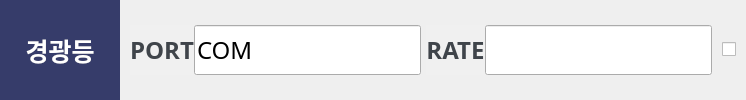
          <widget class="QFrame" name="light_frame">
           <property name="frameShape">
            <enum>QFrame::NoFrame</enum>
           </property>
           <property name="frameShadow">
            <enum>QFrame::Raised</enum>
           </property>
           <layout class="QHBoxLayout" name="horizontalLayout_23">
            <property name="spacing">
             <number>0</number>
            </property>
            <property name="leftMargin">
             <number>0</number>
            </property>
            <property name="topMargin">
             <number>0</number>
            </property>
            <property name="rightMargin">
             <number>0</number>
            </property>
            <property name="bottomMargin">
             <number>0</number>
            </property>
            <item>
             <widget class="QLabel" name="light_title_label">
              <property name="minimumSize">
               <size>
                <width>120</width>
                <height>0</height>
               </size>
              </property>
              <property name="maximumSize">
               <size>
                <width>120</width>
                <height>16777215</height>
               </size>
              </property>
              <property name="font">
               <font>
                <family>맑은 고딕</family>
                <pointsize>19</pointsize>
                <weight>75</weight>
                <italic>false</italic>
                <bold>true</bold>
               </font>
              </property>
              <property name="styleSheet">
               <string notr="true">background: #363C6A;
color: white;</string>
              </property>
              <property name="text">
               <string>경광등</string>
              </property>
              <property name="alignment">
               <set>Qt::AlignCenter</set>
              </property>
             </widget>
            </item>
            <item>
             <widget class="QFrame" name="light_set_frame">
              <property name="frameShape">
               <enum>QFrame::NoFrame</enum>
              </property>
              <property name="frameShadow">
               <enum>QFrame::Raised</enum>
              </property>
              <layout class="QHBoxLayout" name="horizontalLayout_24">
               <property name="spacing">
                <number>5</number>
               </property>
               <property name="leftMargin">
                <number>10</number>
               </property>
               <property name="topMargin">
                <number>10</number>
               </property>
               <property name="rightMargin">
                <number>10</number>
               </property>
               <property name="bottomMargin">
                <number>10</number>
               </property>
               <item>
                <widget class="QFrame" name="light_port_frame">
                 <property name="minimumSize">
                  <size>
                   <width>0</width>
                   <height>50</height>
                  </size>
                 </property>
                 <property name="maximumSize">
                  <size>
                   <width>16777215</width>
                   <height>50</height>
                  </size>
                 </property>
                 <property name="frameShape">
                  <enum>QFrame::NoFrame</enum>
                 </property>
                 <property name="frameShadow">
                  <enum>QFrame::Raised</enum>
                 </property>
                 <layout class="QHBoxLayout" name="horizontalLayout_25">
                  <property name="spacing">
                   <number>0</number>
                  </property>
                  <property name="leftMargin">
                   <number>0</number>
                  </property>
                  <property name="topMargin">
                   <number>0</number>
                  </property>
                  <property name="rightMargin">
                   <number>0</number>
                  </property>
                  <property name="bottomMargin">
                   <number>0</number>
                  </property>
                  <item>
                   <widget class="QLabel" name="light_port_label">
                    <property name="minimumSize">
                     <size>
                      <width>0</width>
                      <height>0</height>
                     </size>
                    </property>
                    <property name="maximumSize">
                     <size>
                      <width>121</width>
                      <height>16777215</height>
                     </size>
                    </property>
                    <property name="font">
                     <font>
                      <family>맑은 고딕</family>
                      <pointsize>18</pointsize>
                      <weight>75</weight>
                      <italic>false</italic>
                      <bold>true</bold>
                     </font>
                    </property>
                    <property name="styleSheet">
                     <string notr="true">
color: #3F444A;
background: #F0F0F0;</string>
                    </property>
                    <property name="text">
                     <string>PORT</string>
                    </property>
                    <property name="alignment">
                     <set>Qt::AlignCenter</set>
                    </property>
                   </widget>
                  </item>
                  <item>
                   <widget class="QLineEdit" name="light_port_input">
                    <property name="sizePolicy">
                     <sizepolicy hsizetype="Preferred" vsizetype="Preferred">
                      <horstretch>0</horstretch>
                      <verstretch>0</verstretch>
                     </sizepolicy>
                    </property>
                    <property name="minimumSize">
                     <size>
                      <width>0</width>
                      <height>0</height>
                     </size>
                    </property>
                    <property name="maximumSize">
                     <size>
                      <width>16777215</width>
                      <height>16777215</height>
                     </size>
                    </property>
                    <property name="font">
                     <font>
                      <family>맑은 고딕</family>
                      <pointsize>18</pointsize>
                     </font>
                    </property>
                    <property name="text">
                     <string>COM</string>
                    </property>
                   </widget>
                  </item>
                 </layout>
                </widget>
               </item>
               <item>
                <widget class="QFrame" name="light_rate_frame">
                 <property name="minimumSize">
                  <size>
                   <width>0</width>
                   <height>50</height>
                  </size>
                 </property>
                 <property name="maximumSize">
                  <size>
                   <width>16777215</width>
                   <height>50</height>
                  </size>
                 </property>
                 <property name="frameShape">
                  <enum>QFrame::NoFrame</enum>
                 </property>
                 <property name="frameShadow">
                  <enum>QFrame::Raised</enum>
                 </property>
                 <layout class="QHBoxLayout" name="horizontalLayout_26">
                  <property name="spacing">
                   <number>0</number>
                  </property>
                  <property name="leftMargin">
                   <number>0</number>
                  </property>
                  <property name="topMargin">
                   <number>0</number>
                  </property>
                  <property name="rightMargin">
                   <number>5</number>
                  </property>
                  <property name="bottomMargin">
                   <number>0</number>
                  </property>
                  <item>
                   <widget class="QLabel" name="light_rate_label">
                    <property name="minimumSize">
                     <size>
                      <width>0</width>
                      <height>0</height>
                     </size>
                    </property>
                    <property name="maximumSize">
                     <size>
                      <width>121</width>
                      <height>16777215</height>
                     </size>
                    </property>
                    <property name="font">
                     <font>
                      <family>맑은 고딕</family>
                      <pointsize>18</pointsize>
                      <weight>75</weight>
                      <italic>false</italic>
                      <bold>true</bold>
                     </font>
                    </property>
                    <property name="styleSheet">
                     <string notr="true">
color: #3F444A;
background: #F0F0F0;</string>
                    </property>
                    <property name="text">
                     <string>RATE</string>
                    </property>
                    <property name="alignment">
                     <set>Qt::AlignCenter</set>
                    </property>
                   </widget>
                  </item>
                  <item>
                   <widget class="QLineEdit" name="light_rate_input">
                    <property name="sizePolicy">
                     <sizepolicy hsizetype="Preferred" vsizetype="Preferred">
                      <horstretch>0</horstretch>
                      <verstretch>0</verstretch>
                     </sizepolicy>
                    </property>
                    <property name="minimumSize">
                     <size>
                      <width>0</width>
                      <height>0</height>
                     </size>
                    </property>
                    <property name="maximumSize">
                     <size>
                      <width>16777215</width>
                      <height>16777215</height>
                     </size>
                    </property>
                    <property name="font">
                     <font>
                      <family>맑은 고딕</family>
                      <pointsize>18</pointsize>
                     </font>
                    </property>
                    <property name="text">
                     <string/>
                    </property>
                   </widget>
                  </item>
                 </layout>
                </widget>
               </item>
               <item>
                <widget class="QCheckBox" name="light_check">
                 <property name="maximumSize">
                  <size>
                   <width>38</width>
                   <height>16777215</height>
                  </size>
                 </property>
                 <property name="font">
                  <font>
                   <family>맑은 고딕</family>
                   <pointsize>20</pointsize>
                   <weight>75</weight>
                   <bold>true</bold>
                  </font>
                 </property>
                 <property name="cursor">
                  <cursorShape>PointingHandCursor</cursorShape>
                 </property>
                 <property name="styleSheet">
                  <string notr="true"/>
                 </property>
                 <property name="text">
                  <string/>
                 </property>
                 <property name="iconSize">
                  <size>
                   <width>10</width>
                   <height>10</height>
                  </size>
                 </property>
                 <property name="checked">
                  <bool>false</bool>
                 </property>
                </widget>
               </item>
              </layout>
             </widget>
            </item>
           </layout>
          </widget>
